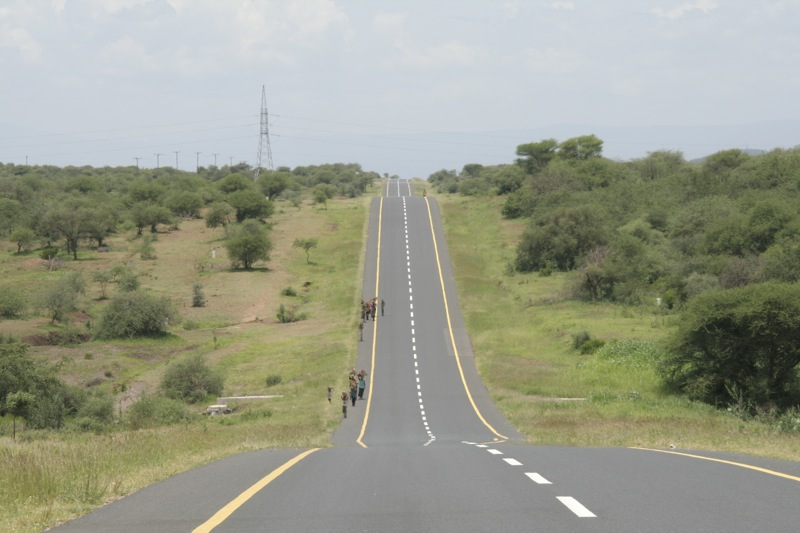
#> input picture road4.jpg, 800 x 533 px
$ python probablilistic_hough_line_transform_opencv_python.py
#> lines starting #> are read from the running program, lines starting #| are printed output that depends on the picture; after the words box and inside, x2 and y2 are one past the last pixel; in counts of white or black regions, pixels touching at a corner belong together
import cv2
import numpy as np
#sudoku.png
img = cv2.imread('road4.jpg')
#> img is the input picture: shape (533, 800, 3); mean B, G, R 138.3, 155.3, 152.6
gray = cv2.cvtColor(img, cv2.COLOR_BGR2GRAY)
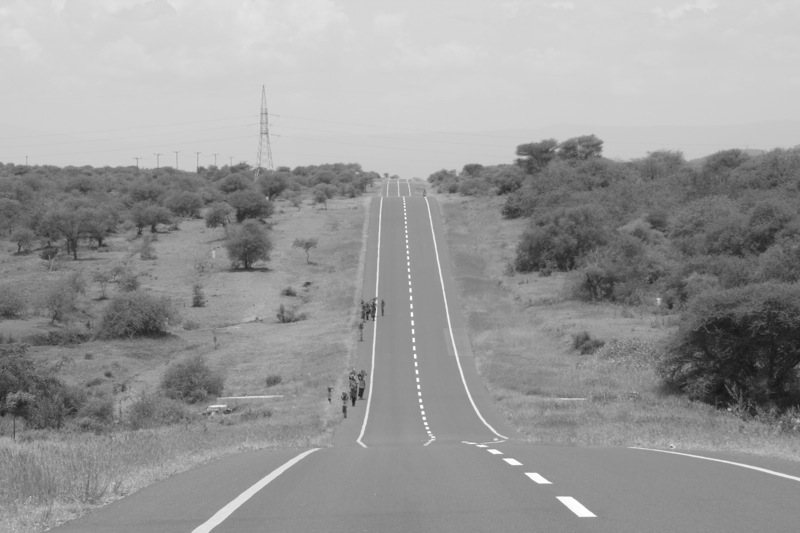
#> gray: shape (533, 800); min 18, max 255, mean 152.6
edges = cv2.Canny(gray, 50, 150, apertureSize=3)
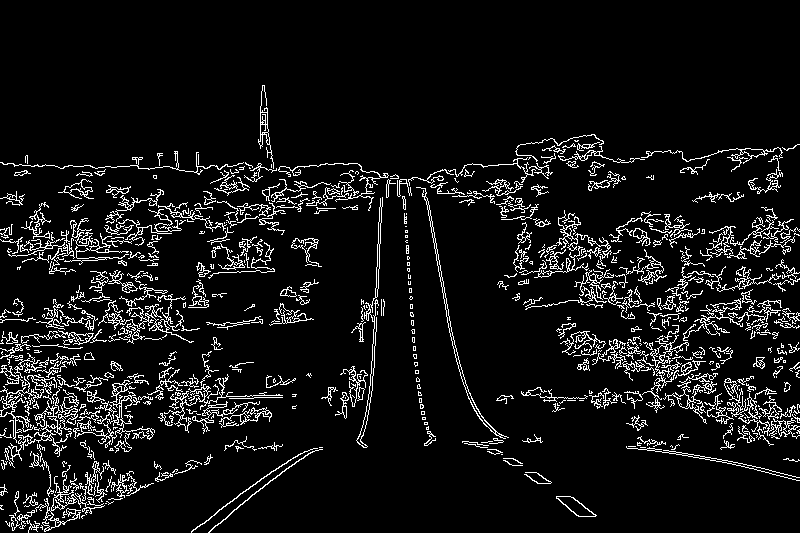
#> edges: shape (533, 800); 7.8% white in thin lines or dots, all inside (x1, y1, x2, y2) = (0, 85, 800, 533)
cv2.imshow('edges', edges)
lines = cv2.HoughLinesP(edges, 1, np.pi/180, 100, minLineLength=100, maxLineGap=10)
#> lines = 32 rows, first 6: [671, 401, 775, 403], [116, 397, 225, 397], [2, 402, 104, 400], [672, 403, 775, 404], [164, 412, 265, 409], [8, 248, 209, 216]
for line in lines:
    x1, y1, x2, y2 = line[0]
    cv2.line(img, (x1, y1), (x2, y2), (0, 255, 0), 2)
#> this loop made 32 passes
#> (x1, y1, x2, y2) on passes 1 to 12: (671, 401, 775, 403), (116, 397, 225, 397), (2, 402, 104, 400), (672, 403, 775, 404), (164, 412, 265, 409), (8, 248, 209, 216), (46, 325, 171, 307), (648, 405, 798, 410), (9, 376, 125, 385), (685, 408, 799, 412), (671, 404, 777, 406), (0, 434, 132, 416)
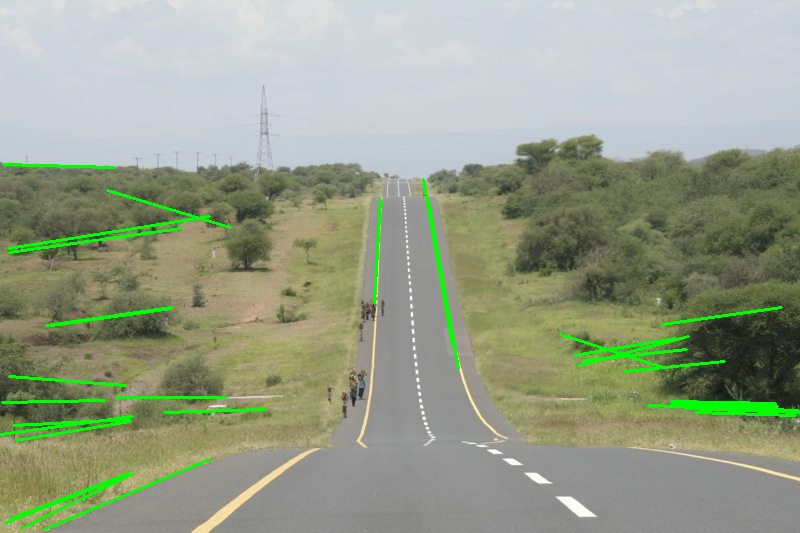
#> img: shape (533, 800, 3); 2.42% of pixels changed, all inside (x1, y1, x2, y2) = (0, 163, 800, 531)

cv2.imshow('image', img)
k=cv2.waitKey(0)
#> (key Esc is pressed here)
cv2.destroyAllWindows()

$ run again, with road1.jpg copied over road4.jpg
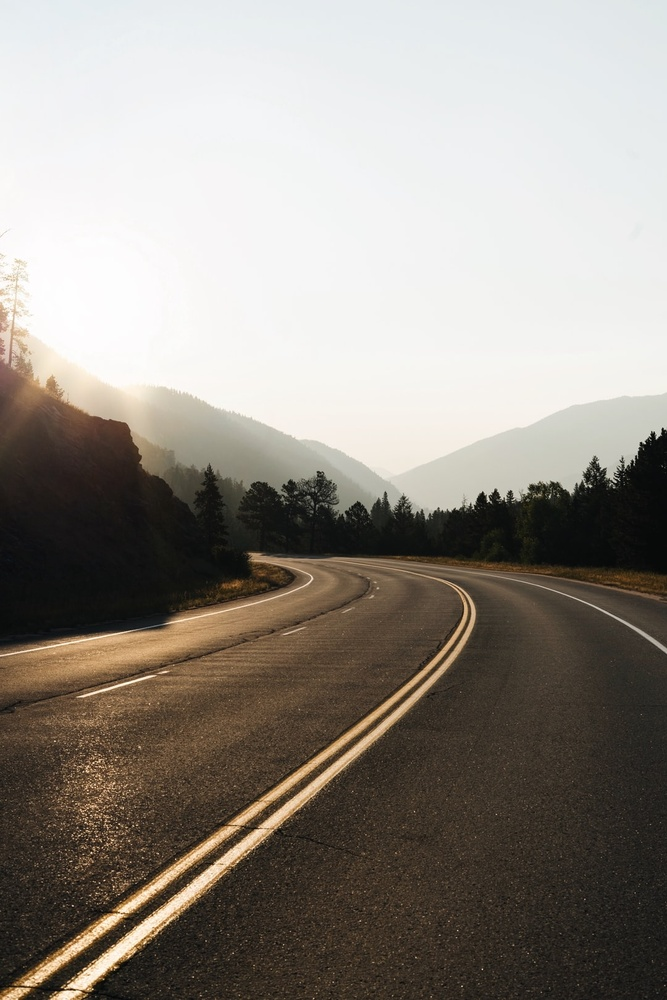
#> input picture road1.jpg, 667 x 1000 px, shrunk from 1080 x 1620 before the run
#> img is the input picture: shape (1000, 667, 3); mean B, G, R 132.4, 140.2, 146.3
#> `edges = cv2.Canny(gray, 50, 150, apertureSize=3)`:
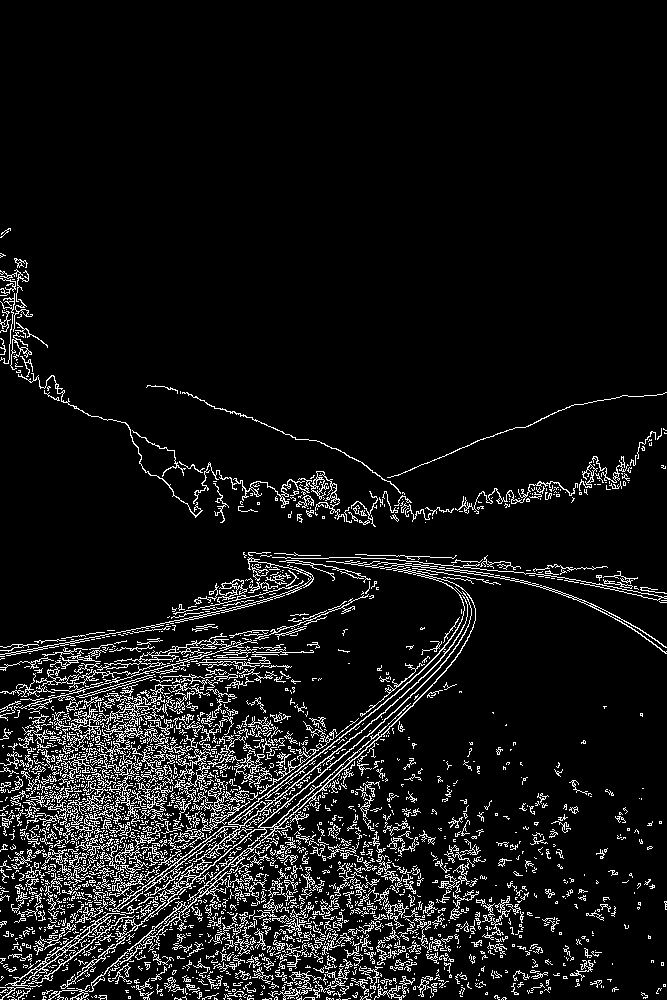
#> edges: shape (1000, 667); 8.2% white in thin lines or dots, all inside (x1, y1, x2, y2) = (0, 228, 667, 1000)
#> lines = 199 rows, first 6: [0, 994, 377, 709], [18, 999, 385, 712], [0, 999, 277, 790], [78, 995, 299, 803], [282, 817, 395, 718], [212, 865, 384, 721]
#> the loop `for line in lines:` made 199 passes
#> after the loop `for line in lines:`:
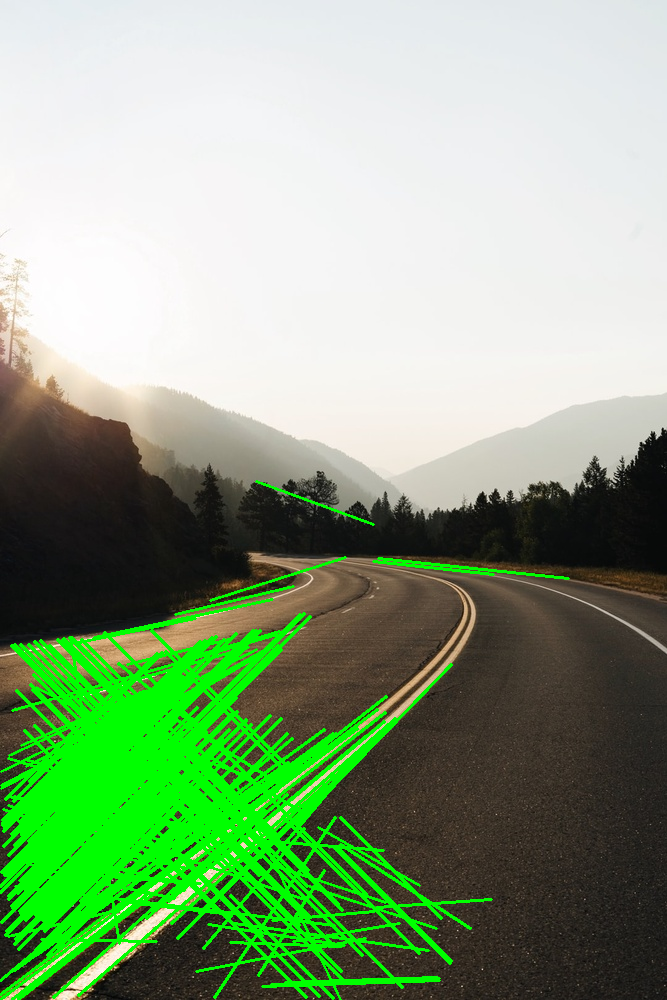
#> img: shape (1000, 667, 3); 12.57% of pixels changed, all inside (x1, y1, x2, y2) = (0, 480, 570, 1000)

$ run again, with road2.jpg copied over road4.jpg
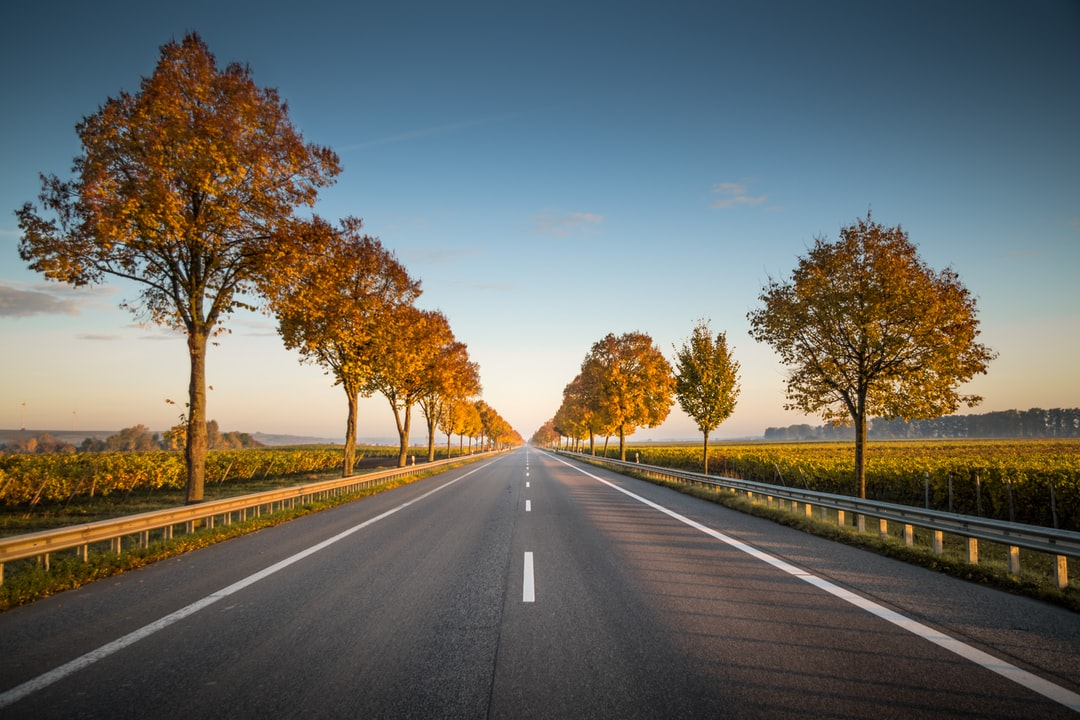
#> input picture road2.jpg, 1080 x 720 px
#> img is the input picture: shape (720, 1080, 3); mean B, G, R 98.8, 105.8, 106.5
#> `edges = cv2.Canny(gray, 50, 150, apertureSize=3)`:
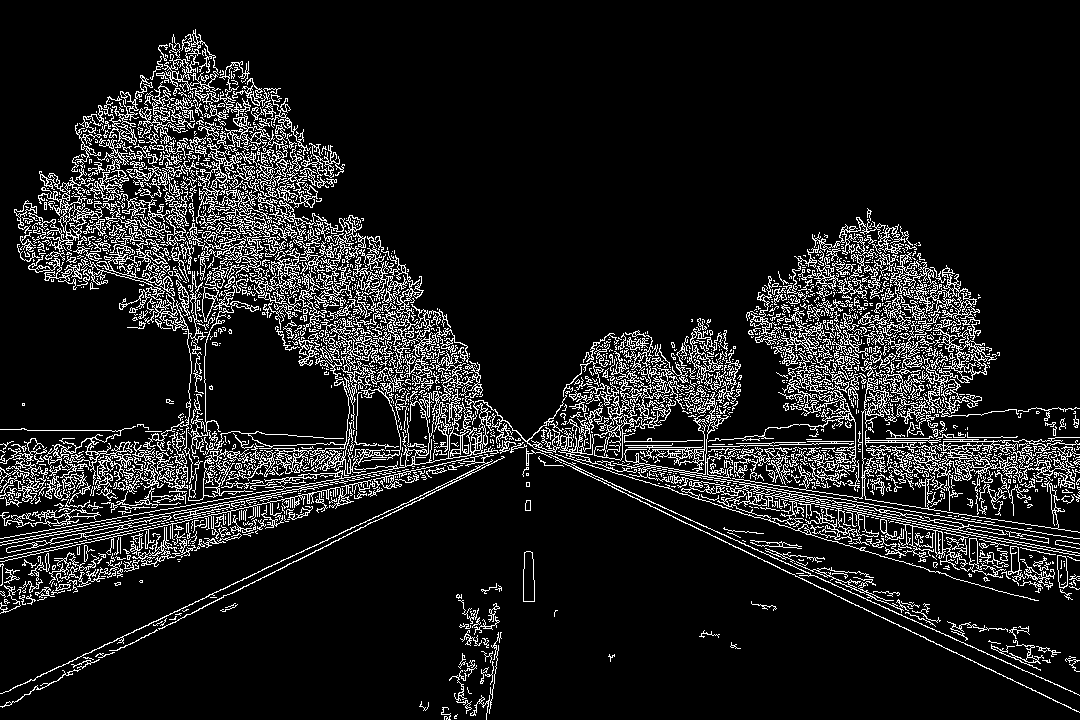
#> edges: shape (720, 1080); 11.4% white in thin lines or dots
#> lines = 435 rows, first 6: [791, 399, 985, 364], [209, 455, 511, 450], [330, 488, 666, 416], [280, 324, 522, 442], [282, 339, 536, 452], [178, 266, 338, 324]
#> the loop `for line in lines:` made 435 passes
#> after the loop `for line in lines:`:
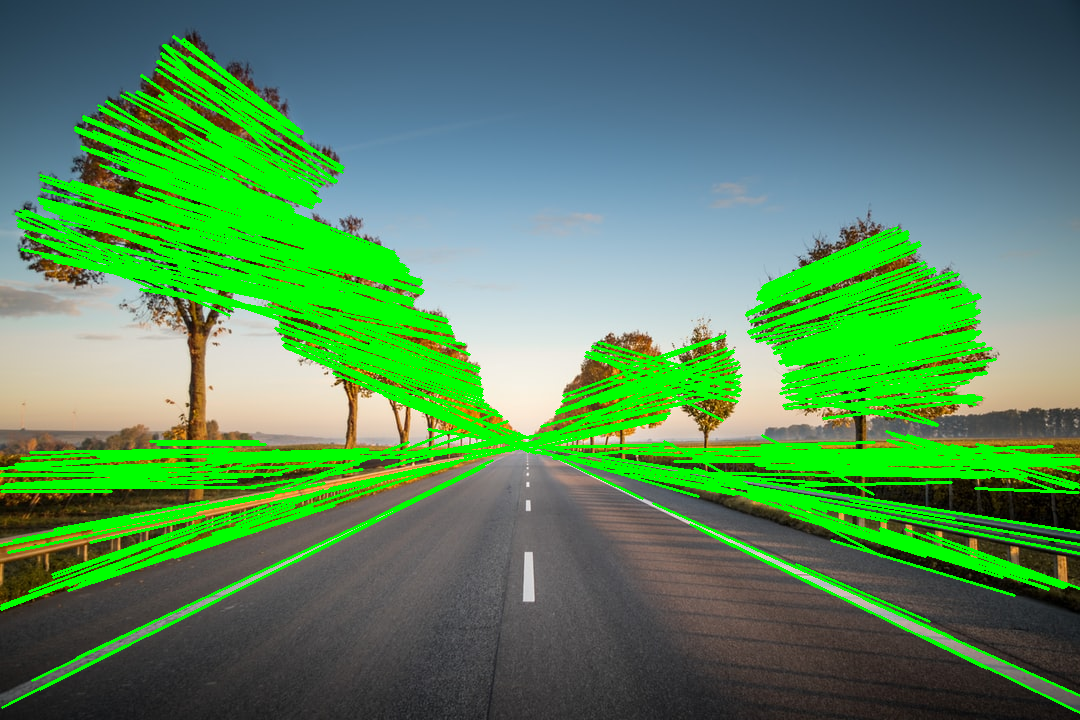
#> img: shape (720, 1080, 3); 19.11% of pixels changed, all inside (x1, y1, x2, y2) = (0, 35, 1080, 714)

$ run again, with apple.jpg copied over road4.jpg
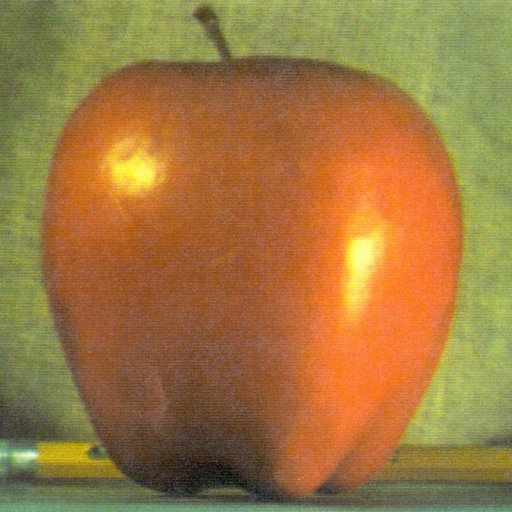
#> input picture apple.jpg, 512 x 512 px
#> img is the input picture: shape (512, 512, 3); mean B, G, R 64.8, 119.7, 159.1
#> `edges = cv2.Canny(gray, 50, 150, apertureSize=3)`:
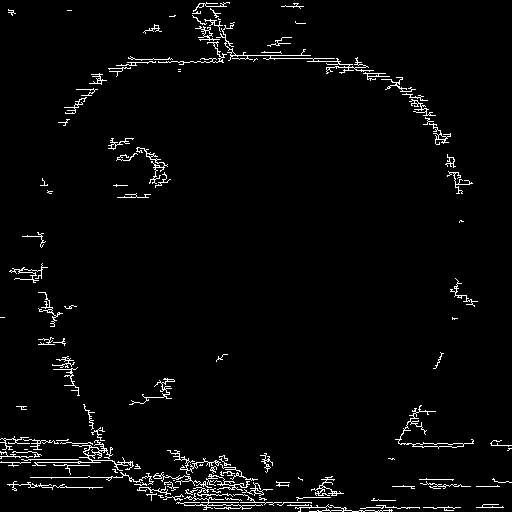
#> edges: shape (512, 512); 2.9% white in thin lines or dots
#> lines = [[0, 462, 100, 462], [30, 477, 190, 477], [177, 502, 311, 502], [184, 505, 332, 505], [201, 58, 337, 58]]
#> the loop `for line in lines:` made 5 passes
#> after the loop `for line in lines:`:
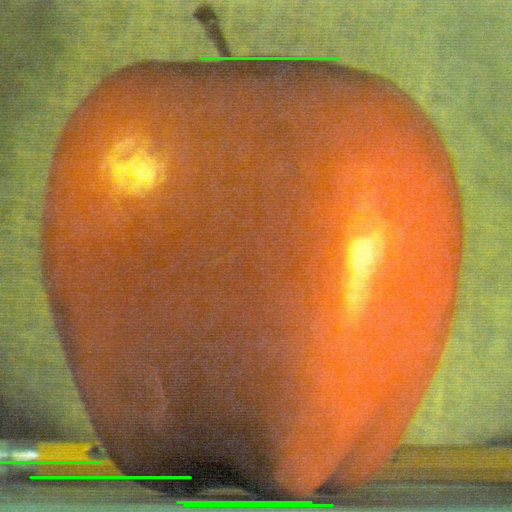
#> img: shape (512, 512, 3); 0.79% of pixels changed, all inside (x1, y1, x2, y2) = (0, 57, 339, 507)
